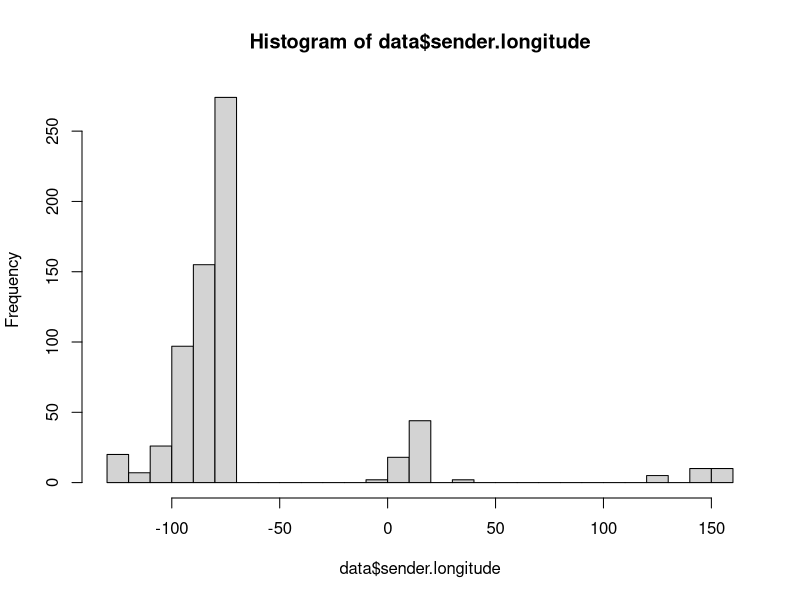
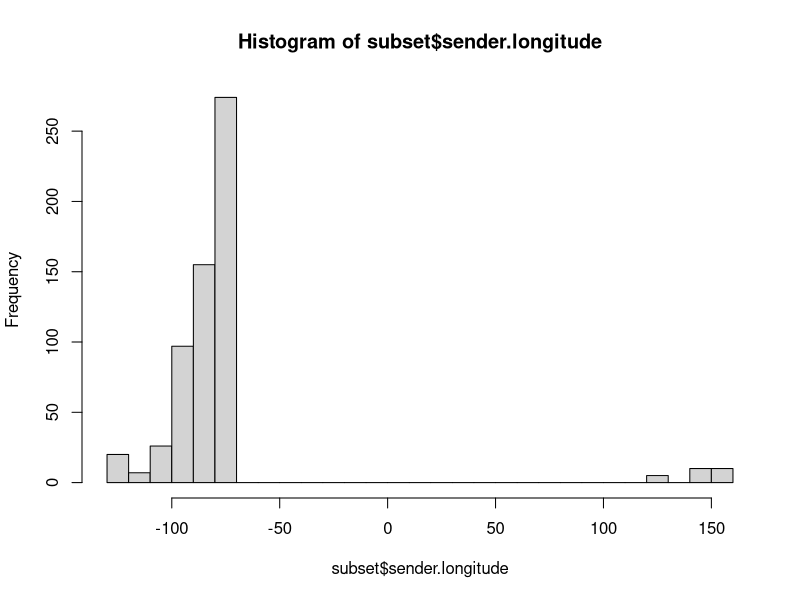

The R source for these figures, in order:
## ---- chunk 1
knitr::opts_chunk$set(echo = TRUE)
## ---- chunk 2
library(tidyverse)
library(readxl)
## ---- chunk 3
data <- read_excel("data/transit-data.xlsx", sheet = 'transport data', skip=1)
colnames(data) <- make.names(colnames(data))
## ---- chunk 4
subset <- select(data, date, sender.latitude)
head(subset)
## ---- chunk 5
colnames(data)
subset <- select(data, -number.of.items)
colnames(subset)

## ---- chunk 6
subset <- filter(data, sender.latitude < 50)
head(subset)
## ---- chunk 7
subset <- filter(data, sender.latitude < 50)
subset <- filter(subset, sender.latitude > 32)
subset <- filter(subset, sender.longitude > 0)
subset <- select(subset,  sender.latitude, sender.longitude)
summary(subset)
## ---- chunk 8
hist(data$sender.longitude, breaks=25)
subset <- filter(data, sender.longitude < -50 | sender.longitude > 100)
hist(subset$sender.longitude,breaks=25)
## ---- chunk 9
unique(data$sender.location)
subset <- filter(data, sender.location != 'USA, Cincinnati (OH)')
unique(subset$sender.location)
## ---- chunk 10
selected_locations <-c('USA, Brownfield (TX)', 'USA, Rochester (NY)', 'USA, Wellington (KS)')
subset <- filter(data, sender.location %in% selected_locations)
unique(subset$sender.location)
## ---- chunk 11
subset1 <-select(data, sender.location, sender.latitude)
subset1 <-arrange(subset1, sender.latitude)
head(subset1, n = 15)
## ---- chunk 12
subset1 <-select(data, sender.location, sender.latitude)
subset1 <-arrange(subset1, desc(sender.latitude))
head(subset1, n = 15)
## ---- chunk 13
subset1 <-select(data, sender.location, sender.latitude)
subset1 <-mutate(subset1, rounded = round(sender.latitude))
subset1 <-arrange(subset1, desc(rounded), sender.location)
head(subset1, n = 15)
